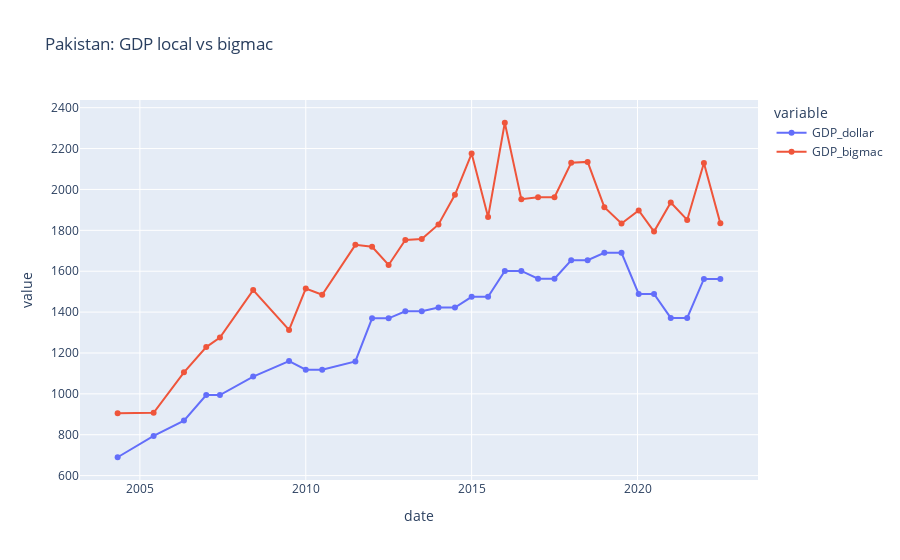

Notebook source saved alongside this figure:
### Code cell
#| code-fold: true
country = "Pakistan"
df = %sql select * from bigmac where name in ('{{country}}')
fig = px.line(df, x="date", y=["GDP_dollar", "GDP_bigmac"], 
              title=f"{country}: GDP local vs bigmac",
              markers=True)
fig.show()

### Figure 1 — Plotly figure (JSON) as saved in the notebook; plotly's stock layout.template omitted (floating-point values rounded to 4 significant figures)
{"data": [{"hovertemplate": "variable=GDP_dollar<br>date=%{x}<br>value=%{y}<extra></extra>", "legendgroup": "GDP_dollar", "line": {"color": "#636efa", "dash": "solid"}, "marker": {"symbol": "circle"}, "mode": "markers+lines", "name": "GDP_dollar", "orientation": "v", "showlegend": true, "type": "scatter", "x": ["2004-05-01T00:00:00", "2005-06-01T00:00:00", "2006-05-01T00:00:00", "2007-01-01T00:00:00", "2007-06-01T00:00:00", "2008-06-01T00:00:00", "2009-07-01T00:00:00", "2010-01-01T00:00:00", "2010-07-01T00:00:00", "2011-07-01T00:00:00", "2012-01-01T00:00:00", "2012-07-01T00:00:00", "2013-01-01T00:00:00", "2013-07-01T00:00:00", "2014-01-01T00:00:00", "2014-07-01T00:00:00", "2015-01-01T00:00:00", "2015-07-01T00:00:00", "2016-01-01T00:00:00", "2016-07-01T00:00:00", "2017-01-01T00:00:00", "2017-07-01T00:00:00", "2018-01-01T00:00:00", "2018-07-01T00:00:00", "2019-01-01T00:00:00", "2019-07-09T00:00:00", "2020-01-14T00:00:00", "2020-07-01T00:00:00", "2021-01-01T00:00:00", "2021-07-01T00:00:00", "2022-01-01T00:00:00", "2022-07-01T00:00:00"], "xaxis": "x", "y": [689.8, 793.9, 869.2, 994.4, 994.4, 1084.0, 1160.0, 1118.0, 1118.0, 1158.0, 1369.0, 1369.0, 1404.0, 1404.0, 1422.0, 1422.0, 1475.0, 1475.0, 1602.0, 1602.0, 1563.0, 1563.0, 1653.0, 1653.0, 1690.0, 1690.0, 1489.0, 1489.0, 1371.0, 1371.0, 1562.0, 1562.0], "yaxis": "y"}, {"hovertemplate": "variable=GDP_bigmac<br>date=%{x}<br>value=%{y}<extra></extra>", "legendgroup": "GDP_bigmac", "line": {"color": "#EF553B", "dash": "solid"}, "marker": {"symbol": "circle"}, "mode": "markers+lines", "name": "GDP_bigmac", "orientation": "v", "showlegend": true, "type": "scatter", "x": ["2004-05-01T00:00:00", "2005-06-01T00:00:00", "2006-05-01T00:00:00", "2007-01-01T00:00:00", "2007-06-01T00:00:00", "2008-06-01T00:00:00", "2009-07-01T00:00:00", "2010-01-01T00:00:00", "2010-07-01T00:00:00", "2011-07-01T00:00:00", "2012-01-01T00:00:00", "2012-07-01T00:00:00", "2013-01-01T00:00:00", "2013-07-01T00:00:00", "2014-01-01T00:00:00", "2014-07-01T00:00:00", "2015-01-01T00:00:00", "2015-07-01T00:00:00", "2016-01-01T00:00:00", "2016-07-01T00:00:00", "2017-01-01T00:00:00", "2017-07-01T00:00:00", "2018-01-01T00:00:00", "2018-07-01T00:00:00", "2019-01-01T00:00:00", "2019-07-09T00:00:00", "2020-01-14T00:00:00", "2020-07-01T00:00:00", "2021-01-01T00:00:00", "2021-07-01T00:00:00", "2022-01-01T00:00:00", "2022-07-01T00:00:00"], "xaxis": "x", "y": [905.0, 907.4, 1105.0, 1229.0, 1275.0, 1508.0, 1313.0, 1515.0, 1485.0, 1729.0, 1719.0, 1630.0, 1753.0, 1757.0, 1829.0, 1974.0, 2176.0, 1865.0, 2326.0, 1952.0, 1962.0, 1962.0, 2130.0, 2135.0, 1913.0, 1833.0, 1898.0, 1794.0, 1936.0, 1851.0, 2129.0, 1834.0], "yaxis": "y"}], "layout": {"autosize": true, "legend": {"title": {"text": "variable"}, "tracegroupgap": 0}, "title": {"text": "Pakistan: GDP local vs bigmac"}, "xaxis": {"anchor": "y", "autorange": true, "domain": [0, 1], "range": ["2003-03-08 01:53:35.1448", "2023-08-24 22:06:24.8552"], "title": {"text": "date"}, "type": "date"}, "yaxis": {"anchor": "x", "autorange": true, "domain": [0, 1], "range": [554.8, 2461.0], "title": {"text": "value"}, "type": "linear"}}}
